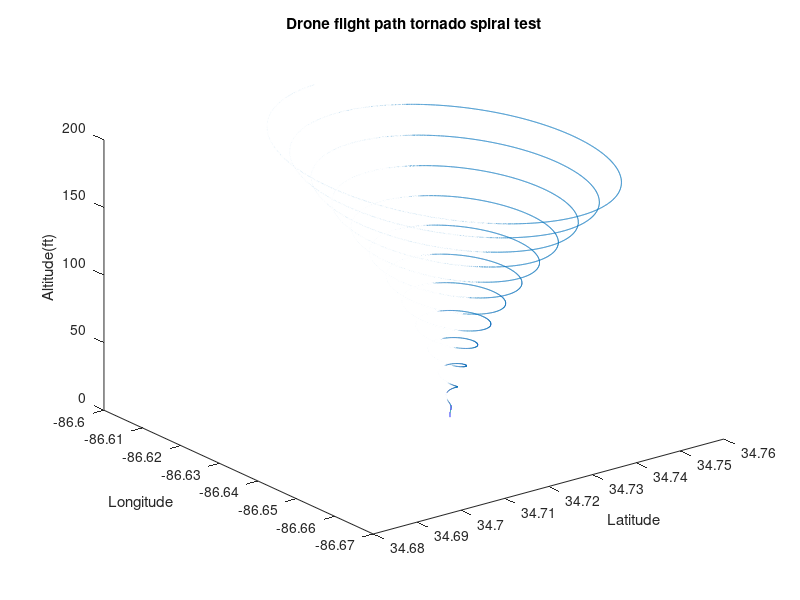

Recreate this plot in MATLAB.
% Griffin Kerr
% MATLAB Exam Question 1
% 10/8/2025

% Predeclarations
Lat = 34.727493; %UAH Latitude
Long = -86.635811; %UAH Longitude
Alt = 0; %Alt
MaxRadius = 10560; %2 miles 10560 feet 
MaxAlt = 200; %200 feet
NumRotation = 12; %Number of rotations
R = 20902920; %Feet

t = 0:.001:100; %Time Array

%Equations
rt = MaxRadius * ((t./max(t)).^(3/2));%Radial distance from center
thetat = (2*pi) * NumRotation .* (t./max(t)); %rotation angle around center
Xt = rt .* cos(thetat); %Local x and y positions
Yt = rt .* sin(thetat);
AltDrone = MaxAlt .* (t ./ max(t)); %Alt calculatoin
LatDrone = Lat + (Yt ./R) .* 180 ./pi; %Lat of drone in degrees
LongDrone = Long + ((Xt ./ (R * cosd(Lat))*180)/pi); %Lat of drone in degrees


%Required Deliverables
TotalLat = LatDrone;
TotalLong = LongDrone;
TotalAlt = AltDrone;

%Plot
figure;
plot3(LatDrone, LongDrone, AltDrone);
title("Drone flight path tornado spiral test")
xlabel("Latitude")
ylabel("Longitude")
zlabel("Altitude(ft)")